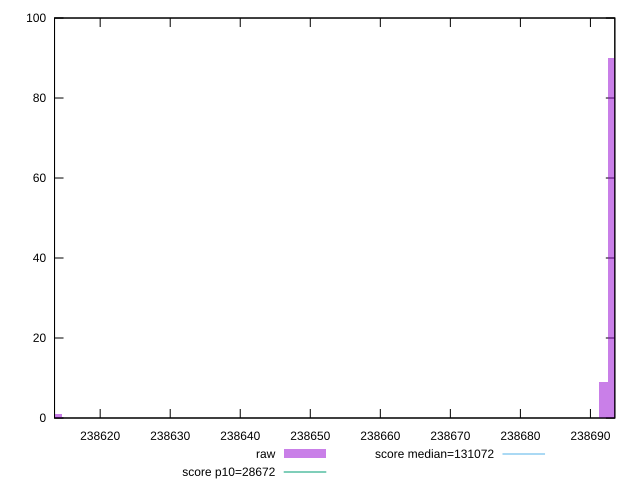

This chart was generated by the following gnuplot code:
reset

$raw <<EOF
238613.8520028849 1
238693.19182078325 90
238691.89116803082 9
EOF

set key outside below
set boxwidth 1.3006527524318228
set xrange [238613.48333333334:238693.48333333334]
set yrange [0:100]
set trange [0:100]
set style fill transparent solid 0.5 noborder

set parametric
set terminal svg size 640, 490 enhanced background rgb 'white'
set output "report_00018_2021-02-10T15-25-16.877Z/uses-long-cache-ttl/samples/pages+cached+noadtech+nomedia+nocss/raw/histogram.svg"

plot $raw title "raw" with boxes, \
     28672,t title "score p10=28672", \
     131072,t title "score median=131072"

reset
